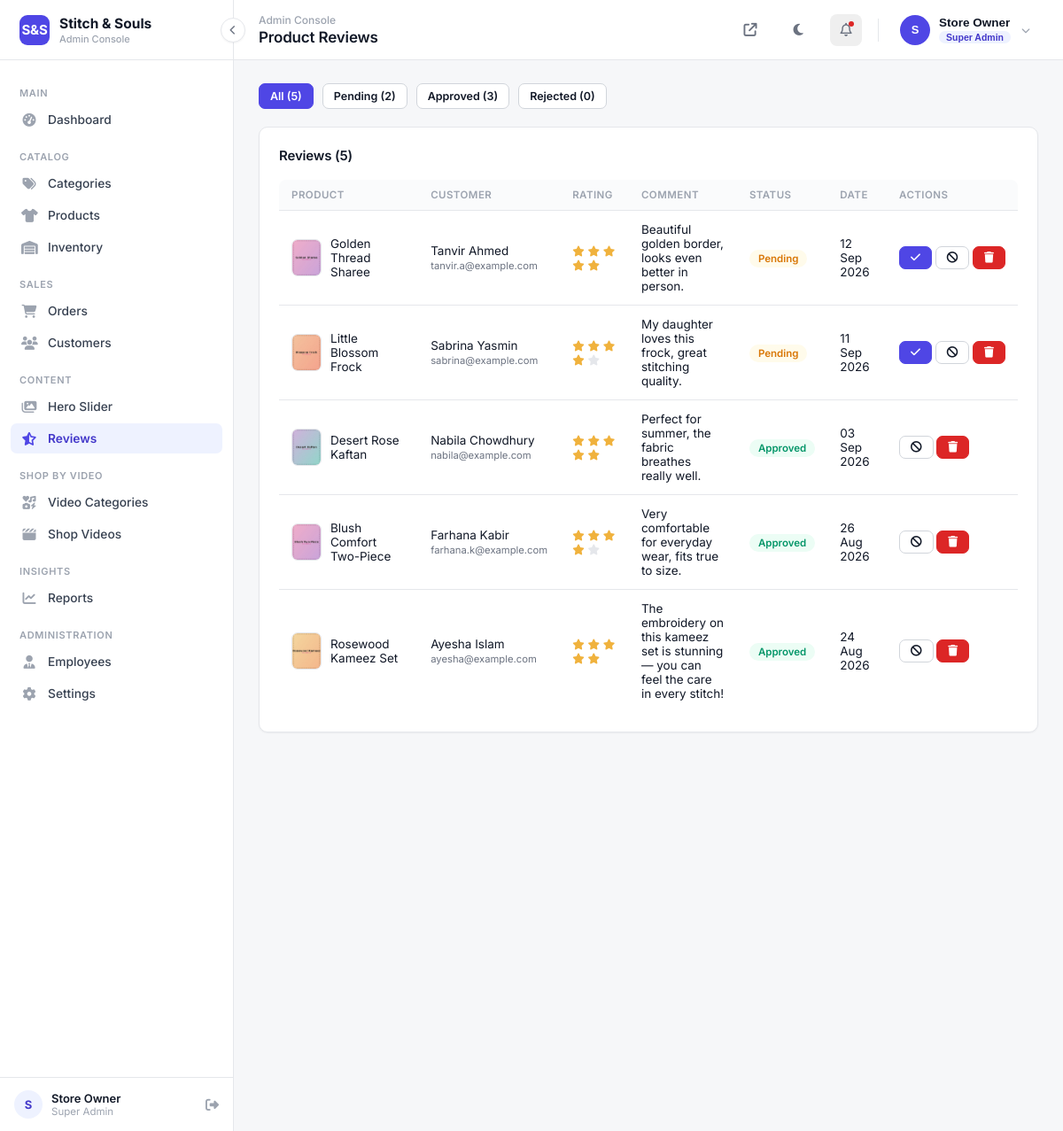
The page /admin/reviews.php (signed in) on the database its author committed.
### tables this page shows
CREATE TABLE `reviews` (
  `id` INT(11) NOT NULL AUTO_INCREMENT,
  `product_id` INT(11) NOT NULL,
  `customer_id` INT(11) DEFAULT NULL,
  `customer_name` VARCHAR(150) NOT NULL,
  `customer_email` VARCHAR(150) DEFAULT NULL,
  `rating` TINYINT(1) NOT NULL DEFAULT 5,
  `comment` TEXT DEFAULT NULL,
  `photo` VARCHAR(255) DEFAULT NULL,
  `status` ENUM('pending','approved','rejected') NOT NULL DEFAULT 'pending',
  `reviewed_by` INT(11) DEFAULT NULL COMMENT 'Employee/admin who approved or rejected this review',
  `created_at` DATETIME DEFAULT CURRENT_TIMESTAMP,
  PRIMARY KEY (`id`),
  KEY `product_id` (`product_id`),
  KEY `status` (`status`),
  CONSTRAINT `fk_review_product` FOREIGN KEY (`product_id`) REFERENCES `products`(`id`) ON DELETE CASCADE,
  CONSTRAINT `fk_review_customer` FOREIGN KEY (`customer_id`) REFERENCES `customers`(`id`) ON DELETE SET NULL,
  CONSTRAINT `fk_review_employee` FOREIGN KEY (`reviewed_by`) REFERENCES `employees`(`id`) ON DELETE SET NULL
);

CREATE TABLE `products` (
  `id` INT(11) NOT NULL AUTO_INCREMENT,
  `category_id` INT(11) NOT NULL,
  `name` VARCHAR(200) NOT NULL,
  `description` TEXT DEFAULT NULL,
  `price` DECIMAL(10,2) NOT NULL DEFAULT 0.00,
  `discount_price` DECIMAL(10,2) DEFAULT NULL,
  `cost_price` DECIMAL(10,2) DEFAULT NULL,
  `sku` VARCHAR(60) DEFAULT NULL,
  `stock` INT(11) NOT NULL DEFAULT 0,
  `image` VARCHAR(255) DEFAULT NULL,
  `gallery` TEXT DEFAULT NULL,
  `size_options` VARCHAR(255) DEFAULT NULL,
  `size_chart` TEXT DEFAULT NULL COMMENT 'JSON map of size -> {chest,waist,hip} measurements, set per-product from the admin form',
  `color_options` VARCHAR(255) DEFAULT NULL,
  `featured` TINYINT(1) DEFAULT 0,
  `is_bestseller` TINYINT(1) DEFAULT 0,
  `is_flash_sale` TINYINT(1) DEFAULT 0,
  `flash_sale_end` DATETIME DEFAULT NULL,
  `status` ENUM('active','inactive') DEFAULT 'active',
  `created_by` INT(11) DEFAULT NULL COMMENT 'Employee who added this product',
  `created_at` DATETIME DEFAULT CURRENT_TIMESTAMP,
  `updated_at` DATETIME DEFAULT CURRENT_TIMESTAMP ON UPDATE CURRENT_TIMESTAMP,
  PRIMARY KEY (`id`),
  KEY `category_id` (`category_id`),
  KEY `created_by` (`created_by`),
  CONSTRAINT `fk_product_category` FOREIGN KEY (`category_id`) REFERENCES `categories`(`id`) ON DELETE CASCADE,
  CONSTRAINT `fk_product_employee` FOREIGN KEY (`created_by`) REFERENCES `employees`(`id`) ON DELETE SET NULL
);

### config/config.php (called while the page is built, shortened)
<?php
require_once __DIR__ . '/database.php';
require_once __DIR__ . '/../includes/functions.php';
$siteSettings = [];
try {
    $stmt = $pdo->query("SELECT setting_key, setting_value FROM site_settings");
    foreach ($stmt->fetchAll() as $row) {
        $siteSettings[$row['setting_key']] = $row['setting_value'];
    }
} catch (Exception $e) {
}

### admin/includes/admin_bootstrap.php (called while the page is built, shortened)
<?php
require_once __DIR__ . '/../../config/config.php';

### includes/functions.php (called while the page is built, shortened)
<?php
function sanitize($str) {
    return htmlspecialchars(trim($str ?? ''), ENT_QUOTES, 'UTF-8');
}

### admin/reviews.php (the view, shortened to what this page needs)
<?php
require_once __DIR__ . '/includes/admin_bootstrap.php';
$statusFilter = sanitize($_GET['status'] ?? '');
$where = '1=1';
$params = [];
$stmt = $pdo->prepare("SELECT r.*, p.name AS product_name, p.image AS product_image
    FROM reviews r JOIN products p ON p.id = r.product_id
    WHERE $where ORDER BY r.created_at DESC");
$stmt->execute($params);
$reviews = $stmt->fetchAll();
$statusCounts = $pdo->query("SELECT status, COUNT(*) cnt FROM reviews GROUP BY status")->fetchAll(PDO::FETCH_KEY_PAIR);
require_once __DIR__ . '/includes/admin_header.php';
?>
<div style="display:flex;gap:10px;margin-bottom:20px;flex-wrap:wrap;">
    <a href="reviews.php" class="btn btn-sm <?= $statusFilter === '' ? '' : 'btn-outline' ?>">All (<?= array_sum($statusCounts) ?>)</a>
    <?php foreach (['pending', 'approved', 'rejected'] as $s): ?>
        <a href="reviews.php?status=<?= $s ?>" class="btn btn-sm <?= $statusFilter === $s ? '' : 'btn-outline' ?>"><?= ucfirst($s) ?> (<?= (int)($statusCounts[$s] ?? 0) ?>)</a>
    <?php endforeach; ?>
</div>
<div class="panel">
    <div class="panel-header"><h3>Reviews (<?= count($reviews) ?>)</h3></div>
    <div class="table-wrap">
        <table class="admin-table">
            <thead><tr><th>Product</th><th>Customer</th><th>Rating</th><th>Comment</th><th>Status</th><th>Date</th><th>Actions</th></tr></thead>
            <tbody>
            <?php foreach ($reviews as $r): ?>
                <tr>
                    <td>
                        <div style="display:flex;align-items:center;gap:10px;">
                            <img class="table-thumb" src="../assets/uploads/products/<?= sanitize($r['product_image']) ?>" onerror="this.src='https://images.unsplash.com/photo-1523381210434-271e8be1f52b?w=100&q=80'" alt="">
                            <?= sanitize($r['product_name']) ?>
                        </div>
                    </td>
                    <td><?= sanitize($r['customer_name']) ?><br><small style="color:var(--a-text-light);"><?= sanitize($r['customer_email']) ?></small></td>
                    <td>
                        <?php for ($i = 0; $i < 5; $i++): ?>
                            <i class="fa-solid fa-star" style="color:<?= $i < (int)$r['rating'] ? '#F0B23D' : 'var(--a-border)' ?>;font-size:12px;"></i>
                        <?php endfor; ?>
                    </td>
                    <td style="max-width:260px;"><?= nl2br(sanitize($r['comment'])) ?></td>
                    <td><span class="status-badge status-<?= $r['status'] === 'approved' ? 'active' : ($r['status'] === 'rejected' ? 'cancelled' : 'pending') ?>"><?= ucfirst($r['status']) ?></span></td>
                    <td><?= date('d M Y', strtotime($r['created_at'])) ?></td>
                    <td style="white-space:nowrap;">
                        <?php if ($r['status'] !== 'approved'): ?>
                            <a href="reviews.php?approve=<?= (int)$r['id'] ?>" class="btn btn-sm" title="Approve"><i class="fa-solid fa-check"></i></a>
                        <?php endif; ?>
                        <?php if ($r['status'] !== 'rejected'): ?>
                            <a href="reviews.php?reject=<?= (int)$r['id'] ?>" class="btn btn-sm btn-outline" title="Reject"><i class="fa-solid fa-ban"></i></a>
                        <?php endif; ?>
                        <a href="reviews.php?delete=<?= (int)$r['id'] ?>" class="btn btn-sm confirm-delete" title="Delete"><i class="fa-solid fa-trash"></i></a>
                    </td>
                </tr>
            <?php endforeach; ?>
            </tbody>
        </table>
    </div>
</div>
<?php require_once __DIR__ . '/includes/admin_footer.php'; ?>

### assets/css/admin.css (style rules this page uses)
:root { --a-bg: #F6F7F9; --a-surface: #FFFFFF; --a-border: #E5E7EB; --a-border-strong: #D1D5DB; --a-text: #111827; --a-text-light: #6B7280; --a-text-faint: #9CA3AF; --a-primary: #4F46E5; --a-primary-dark: #4338CA; --a-primary-light: #EEF2FF; --a-success: #059669; --a-success-bg: #ECFDF5; --a-danger: #DC2626; --a-danger-bg: #FEF2F2; --a-warning: #D97706; --a-warning-bg: #FFFBEB; --a-info: #2563EB; --a-info-bg: #EFF6FF; --a-sidebar-bg: #FFFFFF; --a-sidebar-w: 264px; --radius: 10px; --radius-sm: 7px; --shadow-sm: 0 1px 2px rgba(16, 24, 40, 0.05); --shadow-md: 0 4px 10px rgba(16, 24, 40, 0.06), 0 1px 3px rgba(16,24,40,.06); --transition: 0.2s cubic-bezier(.4,0,.2,1); }
* { margin: 0; padding: 0; box-sizing: border-box; }
body { font-family: 'Inter', -apple-system, BlinkMacSystemFont, 'Segoe UI', sans-serif; background: var(--a-bg); color: var(--a-text); font-size: 14px; -webkit-font-smoothing: antialiased; }
a { text-decoration: none; color: inherit; }
h1,h2,h3,h4 { font-family: inherit; font-weight: 600; letter-spacing: -0.01em; }
.panel { background: var(--a-surface); border-radius: var(--radius); border: 1px solid var(--a-border); box-shadow: var(--shadow-sm); padding: 22px; margin-bottom: 22px; max-width: 100%; overflow: hidden; }
.panel-header { display: flex; justify-content: space-between; align-items: center; margin-bottom: 18px; flex-wrap: wrap; gap: 10px; }
.panel-header h3 { font-size: 15px; font-weight: 600; color: var(--a-text); }
.table-wrap { overflow-x: auto; max-width: 100%; }
table.admin-table { width: 100%; border-collapse: collapse; }
table.admin-table th { text-align: left; font-size: 11.5px; text-transform: uppercase; letter-spacing: .04em; font-weight: 600; color: var(--a-text-faint); padding: 10px 14px; border-bottom: 1px solid var(--a-border); background: #FAFBFC; }
table.admin-table th:first-child { border-top-left-radius: 8px; }
table.admin-table th:last-child { border-top-right-radius: 8px; }
table.admin-table td { padding: 13px 14px; border-bottom: 1px solid var(--a-border); font-size: 13.5px; vertical-align: middle; color: var(--a-text); }
table.admin-table tr:last-child td { border-bottom: none; }
.table-thumb { width: 42px; height: 42px; object-fit: cover; border-radius: 7px; border: 1px solid var(--a-border); }
.btn { display: inline-flex; align-items: center; gap: 7px; padding: 9px 16px; background: var(--a-primary); color: #fff; border: 1px solid var(--a-primary); border-radius: var(--radius-sm); font-weight: 600; font-size: 13.25px; transition: all var(--transition); cursor: pointer; }
.btn-outline { background: var(--a-surface); border: 1px solid var(--a-border-strong); color: var(--a-text); }
.btn-sm { padding: 6px 12px; font-size: 12.5px; }
.btn-danger, .confirm-delete.btn { background: var(--a-danger); border-color: var(--a-danger); }
.status-badge { padding: 3px 10px; border-radius: 20px; font-size: 11.5px; font-weight: 600; text-transform: capitalize; }
.status-pending { background: var(--a-warning-bg); color: var(--a-warning); }
.status-active { background: var(--a-success-bg); color: var(--a-success); }

### rows shown on the page
reviews: product.image (picture), product.name "Golden Thread Sharee", customer_name "Tanvir Ahmed", customer_email "tanvir.a@example.com", rating 5 (drawn), comment "Beautiful golden border, looks even better in person.", status "Pending", created_at "12 Sep 2026"
reviews: product.image (picture), product.name "Little Blossom Frock", customer_name "Sabrina Yasmin", customer_email "sabrina@example.com", rating 4 (drawn), comment "My daughter loves this frock, great stitching quality.", status "Pending", created_at "11 Sep 2026"
reviews: product.image (picture), product.name "Desert Rose Kaftan", customer_name "Nabila Chowdhury", customer_email "nabila@example.com", rating 5 (drawn), comment "Perfect for summer, the fabric breathes really well.", status "Approved", created_at "03 Sep 2026"
reviews: product.image (picture), product.name "Blush Comfort Two-Piece", customer_name "Farhana Kabir", customer_email "farhana.k@example.com", rating 4 (drawn), comment "Very comfortable for everyday wear, fits true to size.", status "Approved", created_at "26 Aug 2026"
reviews: product.image (picture), product.name "Rosewood Kameez Set", customer_name "Ayesha Islam", customer_email "ayesha@example.com", rating 5 (drawn), comment "The embroidery on this kameez set is stunning — you can feel the care in every stitch!", status "Approved", created_at "24 Aug 2026"

### other values the page prints
setting('site_name', 'Stitch & Souls') "Stitch & Souls"
$initials "S"
$_SESSION['employee_name'] "Store Owner"
$pageTitle "Product Reviews"
substr($_SESSION['employee_name'], 0, 1) "S"
array_sum($statusCounts) "5"
$s "Pending"
$statusCounts[$s] "2"
$s "Approved"
$statusCounts[$s] "3"
$s "Rejected"
$statusCounts[$s] "0"
count($reviews) "5"
